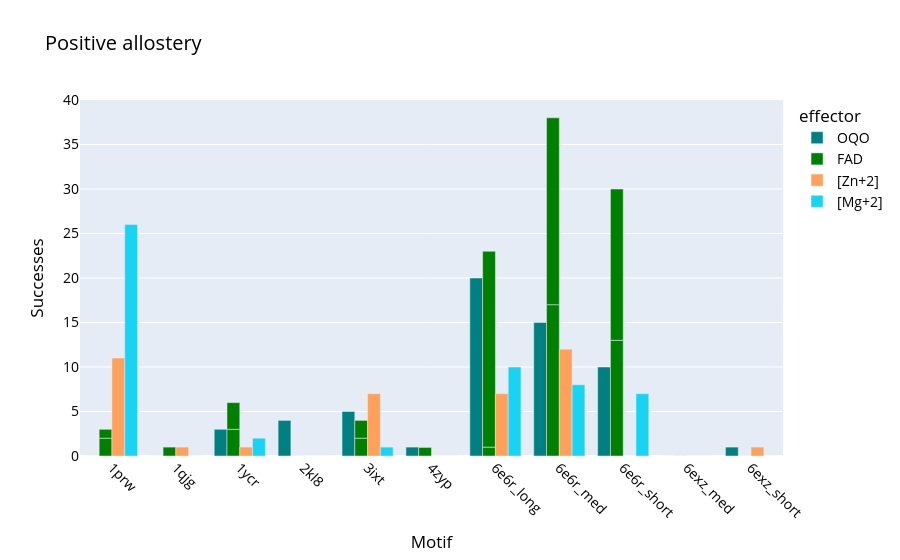
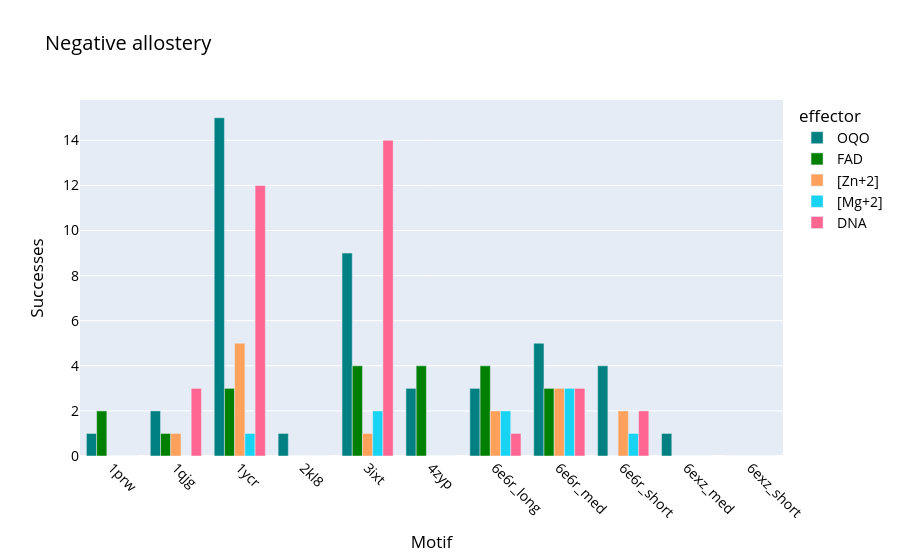

Write notebook code for charts like these, in order.
### Markdown cell above
### aggregate all onemotif two states

### Code cell
import plotly.express as px

# Combine results
df_all = pd.concat(
    [df_pos, df_pos_FAD, df_pos_zn, df_pos_mg, df_pos_dna,
     df_neg, df_neg_fad, df_neg_zn, df_neg_mg, df_neg_dna],
    ignore_index=True
)
df_all["type"] = df_all["task"].apply(lambda x: "pos" if "pos" in x else "neg")
nonzero_motifs = df_all.groupby("motif")["success_count"].sum()
nonzero_motifs = nonzero_motifs[nonzero_motifs > 0].index
df_all = df_all[df_all["motif"].isin(nonzero_motifs)]

df_pos_plot = df_all[df_all["type"] == "pos"]
fig_pos = px.bar(
    df_pos_plot,
    x="motif",
    y="success_count",
    color="effector",
    barmode="group",
    title="Positive allostery",
    labels={"success_count": "Successes", "motif": "Motif"},
    color_discrete_map={"OQO": "teal", "FAD": "green", "Zn": "orange", "Mg": "blue"}
)
fig_pos.update_layout(
    font=dict(size=14, color="black"),
    xaxis=dict(tickangle=45)
)

df_neg_plot = df_all[df_all["type"] == "neg"]
fig_neg = px.bar(
    df_neg_plot,
    x="motif",
    y="success_count",
    color="effector",
    barmode="group",
    title="Negative allostery",
    labels={"success_count": "Successes", "motif": "Motif"},
    color_discrete_map={"OQO": "teal", "FAD": "green", "Zn": "orange", "Mg": "blue"}
)
fig_neg.update_layout(
    font=dict(size=14, color="black"),
    xaxis=dict(tickangle=45)
)

fig_pos.show()
fig_neg.show()

### Figure 1 — Plotly figure (JSON) as saved in the notebook; plotly's stock layout.template omitted (floating-point values rounded to 4 significant figures)
{"data": [{"alignmentgroup": "True", "hovertemplate": "effector=OQO<br>Motif=%{x}<br>Successes=%{y}<extra></extra>", "legendgroup": "OQO", "marker": {"color": "teal", "pattern": {"shape": ""}}, "name": "OQO", "offsetgroup": "OQO", "orientation": "v", "showlegend": true, "textposition": "auto", "type": "bar", "x": ["1prw", "1qjg", "1ycr", "2kl8", "3ixt", "4zyp", "6e6r_long", "6e6r_med", "6e6r_short", "6exz_med", "6exz_short"], "xaxis": "x", "y": [0, 0, 3, 4, 5, 1, 20, 15, 10, 0, 1], "yaxis": "y"}, {"alignmentgroup": "True", "hovertemplate": "effector=FAD<br>Motif=%{x}<br>Successes=%{y}<extra></extra>", "legendgroup": "FAD", "marker": {"color": "green", "pattern": {"shape": ""}}, "name": "FAD", "offsetgroup": "FAD", "orientation": "v", "showlegend": true, "textposition": "auto", "type": "bar", "x": ["1prw", "1qjg", "1ycr", "2kl8", "3ixt", "4zyp", "6e6r_long", "6e6r_med", "6e6r_short", "6exz_med", "6exz_short", "1prw", "1qjg", "1ycr", "2kl8", "3ixt", "4zyp", "6e6r_long", "6e6r_med", "6e6r_short", "6exz_med", "6exz_short"], "xaxis": "x", "y": [2, 0, 3, 0, 2, 1, 1, 17, 13, 0, 0, 1, 1, 3, 0, 2, 0, 22, 21, 17, 0, 0], "yaxis": "y"}, {"alignmentgroup": "True", "hovertemplate": "effector=[Zn+2]<br>Motif=%{x}<br>Successes=%{y}<extra></extra>", "legendgroup": "[Zn+2]", "marker": {"color": "#FFA15A", "pattern": {"shape": ""}}, "name": "[Zn+2]", "offsetgroup": "[Zn+2]", "orientation": "v", "showlegend": true, "textposition": "auto", "type": "bar", "x": ["1prw", "1qjg", "1ycr", "2kl8", "3ixt", "4zyp", "6e6r_long", "6e6r_med", "6e6r_short", "6exz_med", "6exz_short"], "xaxis": "x", "y": [11, 1, 1, 0, 7, 0, 7, 12, 0, 0, 1], "yaxis": "y"}, {"alignmentgroup": "True", "hovertemplate": "effector=[Mg+2]<br>Motif=%{x}<br>Successes=%{y}<extra></extra>", "legendgroup": "[Mg+2]", "marker": {"color": "#19d3f3", "pattern": {"shape": ""}}, "name": "[Mg+2]", "offsetgroup": "[Mg+2]", "orientation": "v", "showlegend": true, "textposition": "auto", "type": "bar", "x": ["1prw", "1qjg", "1ycr", "2kl8", "3ixt", "4zyp", "6e6r_long", "6e6r_med", "6e6r_short", "6exz_med", "6exz_short"], "xaxis": "x", "y": [26, 0, 2, 0, 1, 0, 10, 8, 7, 0, 0], "yaxis": "y"}], "layout": {"barmode": "group", "font": {"color": "black", "size": 14}, "legend": {"title": {"text": "effector"}, "tracegroupgap": 0}, "title": {"text": "Positive allostery"}, "xaxis": {"anchor": "y", "domain": [0, 1], "tickangle": 45, "title": {"text": "Motif"}}, "yaxis": {"anchor": "x", "domain": [0, 1], "title": {"text": "Successes"}}}}

### Figure 2 — Plotly figure (JSON) as saved in the notebook; plotly's stock layout.template omitted (floating-point values rounded to 4 significant figures)
{"data": [{"alignmentgroup": "True", "hovertemplate": "effector=OQO<br>Motif=%{x}<br>Successes=%{y}<extra></extra>", "legendgroup": "OQO", "marker": {"color": "teal", "pattern": {"shape": ""}}, "name": "OQO", "offsetgroup": "OQO", "orientation": "v", "showlegend": true, "textposition": "auto", "type": "bar", "x": ["1prw", "1qjg", "1ycr", "2kl8", "3ixt", "4zyp", "6e6r_long", "6e6r_med", "6e6r_short", "6exz_med", "6exz_short"], "xaxis": "x", "y": [1, 2, 15, 1, 9, 3, 3, 5, 4, 1, 0], "yaxis": "y"}, {"alignmentgroup": "True", "hovertemplate": "effector=FAD<br>Motif=%{x}<br>Successes=%{y}<extra></extra>", "legendgroup": "FAD", "marker": {"color": "green", "pattern": {"shape": ""}}, "name": "FAD", "offsetgroup": "FAD", "orientation": "v", "showlegend": true, "textposition": "auto", "type": "bar", "x": ["1prw", "1qjg", "1ycr", "2kl8", "3ixt", "4zyp", "6e6r_long", "6e6r_med", "6e6r_short", "6exz_med", "6exz_short"], "xaxis": "x", "y": [2, 1, 3, 0, 4, 4, 4, 3, 0, 0, 0], "yaxis": "y"}, {"alignmentgroup": "True", "hovertemplate": "effector=[Zn+2]<br>Motif=%{x}<br>Successes=%{y}<extra></extra>", "legendgroup": "[Zn+2]", "marker": {"color": "#FFA15A", "pattern": {"shape": ""}}, "name": "[Zn+2]", "offsetgroup": "[Zn+2]", "orientation": "v", "showlegend": true, "textposition": "auto", "type": "bar", "x": ["1prw", "1qjg", "1ycr", "2kl8", "3ixt", "4zyp", "6e6r_long", "6e6r_med", "6e6r_short", "6exz_med", "6exz_short"], "xaxis": "x", "y": [0, 1, 5, 0, 1, 0, 2, 3, 2, 0, 0], "yaxis": "y"}, {"alignmentgroup": "True", "hovertemplate": "effector=[Mg+2]<br>Motif=%{x}<br>Successes=%{y}<extra></extra>", "legendgroup": "[Mg+2]", "marker": {"color": "#19d3f3", "pattern": {"shape": ""}}, "name": "[Mg+2]", "offsetgroup": "[Mg+2]", "orientation": "v", "showlegend": true, "textposition": "auto", "type": "bar", "x": ["1prw", "1qjg", "1ycr", "2kl8", "3ixt", "4zyp", "6e6r_long", "6e6r_med", "6e6r_short", "6exz_med", "6exz_short"], "xaxis": "x", "y": [0, 0, 1, 0, 2, 0, 2, 3, 1, 0, 0], "yaxis": "y"}, {"alignmentgroup": "True", "hovertemplate": "effector=DNA<br>Motif=%{x}<br>Successes=%{y}<extra></extra>", "legendgroup": "DNA", "marker": {"color": "#FF6692", "pattern": {"shape": ""}}, "name": "DNA", "offsetgroup": "DNA", "orientation": "v", "showlegend": true, "textposition": "auto", "type": "bar", "x": ["1prw", "1qjg", "1ycr", "2kl8", "3ixt", "4zyp", "6e6r_long", "6e6r_med", "6e6r_short", "6exz_med", "6exz_short"], "xaxis": "x", "y": [0, 3, 12, 0, 14, 0, 1, 3, 2, 0, 0], "yaxis": "y"}], "layout": {"barmode": "group", "font": {"color": "black", "size": 14}, "legend": {"title": {"text": "effector"}, "tracegroupgap": 0}, "title": {"text": "Negative allostery"}, "xaxis": {"anchor": "y", "domain": [0, 1], "tickangle": 45, "title": {"text": "Motif"}}, "yaxis": {"anchor": "x", "domain": [0, 1], "title": {"text": "Successes"}}}}
